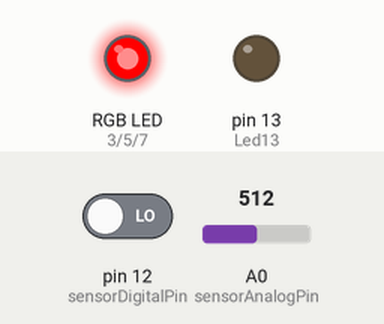
The sketch below on a simulated Arduino Uno, built with avr-gcc and run on an emulated ATmega328P. Shown: an RGB LED mixed from three pins (HIGH = lit), output pins drawn as LEDs (lit = HIGH). The inputs (shaded band) are chosen by the test bench; at power-on: pin 12 (sensorDigitalPin) LOW, A0 (sensorAnalogPin) = 512. What the sketch prints to the serial monitor is not drawn.

Above: at 1.2 s.
1.3 s: pin 12 (sensorDigitalPin) driven HIGH
At 1.7 s:
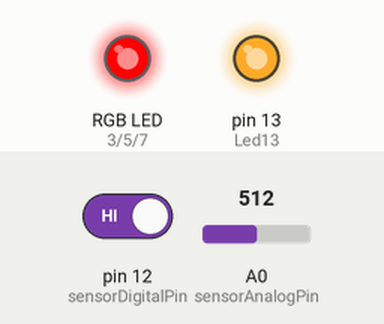
2.8 s: pin 12 (sensorDigitalPin) driven LOW
At 3.3 s:
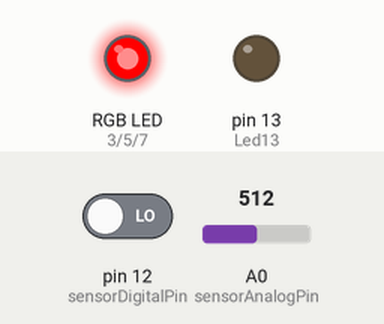
Timing chart, 0 to 5.8 s (numbered marks = the images above; inputs shaded):
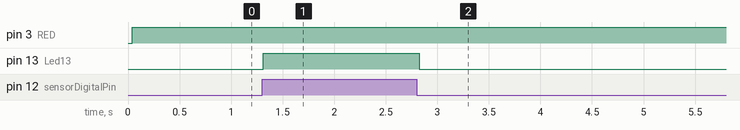

The sketch:

Task1.ino
```cpp
// Lighting the RGB using sound.
// Hannah Knight
// 02/02/2021


// For the sound sensor
int  sensorAnalogPin = A0;    // Select the Arduino input pin to accept the Sound Sensor's analog output
int  sensorDigitalPin = 12;   // Select the Arduino input pin to accept the Sound Sensor's digital output
int  analogValue = 0;         // Define variable to store the analog value coming from the Sound Sensor
int  digitalValue;            // Define variable to store the digital value coming from the Sound Sensor
int  Led13 = 13;              // Define LED port; this is the LED built in to the Arduino (labled L)
                              // When D0 from the Sound Sensor (connnected to pin 12 on the
                              // Arduino) sends High (voltage present), L will light up. In practice, you
                              // should see LED13 on the Arduino blink when LED2 on the Sensor is 100% lit.

// For the RGB
#define RED 3
#define GREEN 5
#define BLUE 7
int redValue;
int greenValue;
int blueValue;


void setup()
{
  // For the sound sensor
  Serial.begin(9600);               // The IDE settings for Serial Monitor/Plotter (preferred) must match this speed
  pinMode(sensorDigitalPin,INPUT);  // Define pin 3 as an input port, to accept digital input
  pinMode(Led13,OUTPUT);            // Define LED13 as an output port, to indicate digital trigger reached

  // For the RGB
  pinMode(RED, OUTPUT);
  pinMode(GREEN, OUTPUT);
  pinMode(BLUE, OUTPUT);
  digitalWrite(RED, HIGH);
  digitalWrite(GREEN, LOW);
  digitalWrite(BLUE, LOW);
}

void loop(){


  analogValue = analogRead(sensorAnalogPin); // Read the value of the analog interface A0 assigned to digitalValue
  digitalValue=digitalRead(sensorDigitalPin); // Read the value of the digital interface 12 assigned to digitalValue
  Serial.println(analogValue); // Send the analog value to the serial transmit interface


  if ( 565 < analogValue < 569) {
    redValue = 0;
    greenValue = 255;
    analogWrite(RED, redValue);
    analogWrite(GREEN, greenValue);
  }

  if ( 568 < analogValue < 572) {
      redValue = 35;
      greenValue = 210;
      analogWrite(RED, redValue);
      analogWrite(GREEN, greenValue);
  }

  if ( 571 < analogValue < 574) {
      redValue = 70;
      greenValue = 175;
      analogWrite(RED, redValue);
      analogWrite(GREEN, greenValue);
  }

  if ( 575 < analogValue < 578) {
      redValue = 105;
      greenValue = 140;
      analogWrite(RED, redValue);
      analogWrite(GREEN, greenValue);

  }

  if ( 579 < analogValue < 582) {
      redValue = 175;
      greenValue = 70;
      analogWrite(RED, redValue);
      analogWrite(GREEN, greenValue);
  }

  if ( 583 < analogValue < 587) {
      redValue = 210;
      greenValue = 35;
      analogWrite(RED, redValue);
      analogWrite(GREEN, greenValue);

  }

  if ( 586 < analogValue < 590) {
      redValue = 255;
      greenValue = 0;
      analogWrite(RED, redValue);
      analogWrite(GREEN, greenValue);
  }

  if(digitalValue==HIGH)      // When the Sound Sensor sends signals, via voltage present, light LED13 (L)
  {
    digitalWrite(Led13,HIGH);

  }
  else
  {
    digitalWrite(Led13,LOW);
  }

  delay(50);                  // Slight pause so that we don't overwhelm the serial interface
}
```

Measured:
- after the input at 1.3 s, pin 13 (Led13): LOW → HIGH at once
- after the input at 2.8 s, pin 3 (RED): stays HIGH (without the input it goes to HIGH after 3.4 s); pin 5 (GREEN): stays LOW (without the input it goes to HIGH after 3.4 s); pin 13 (Led13): HIGH → LOW at once
